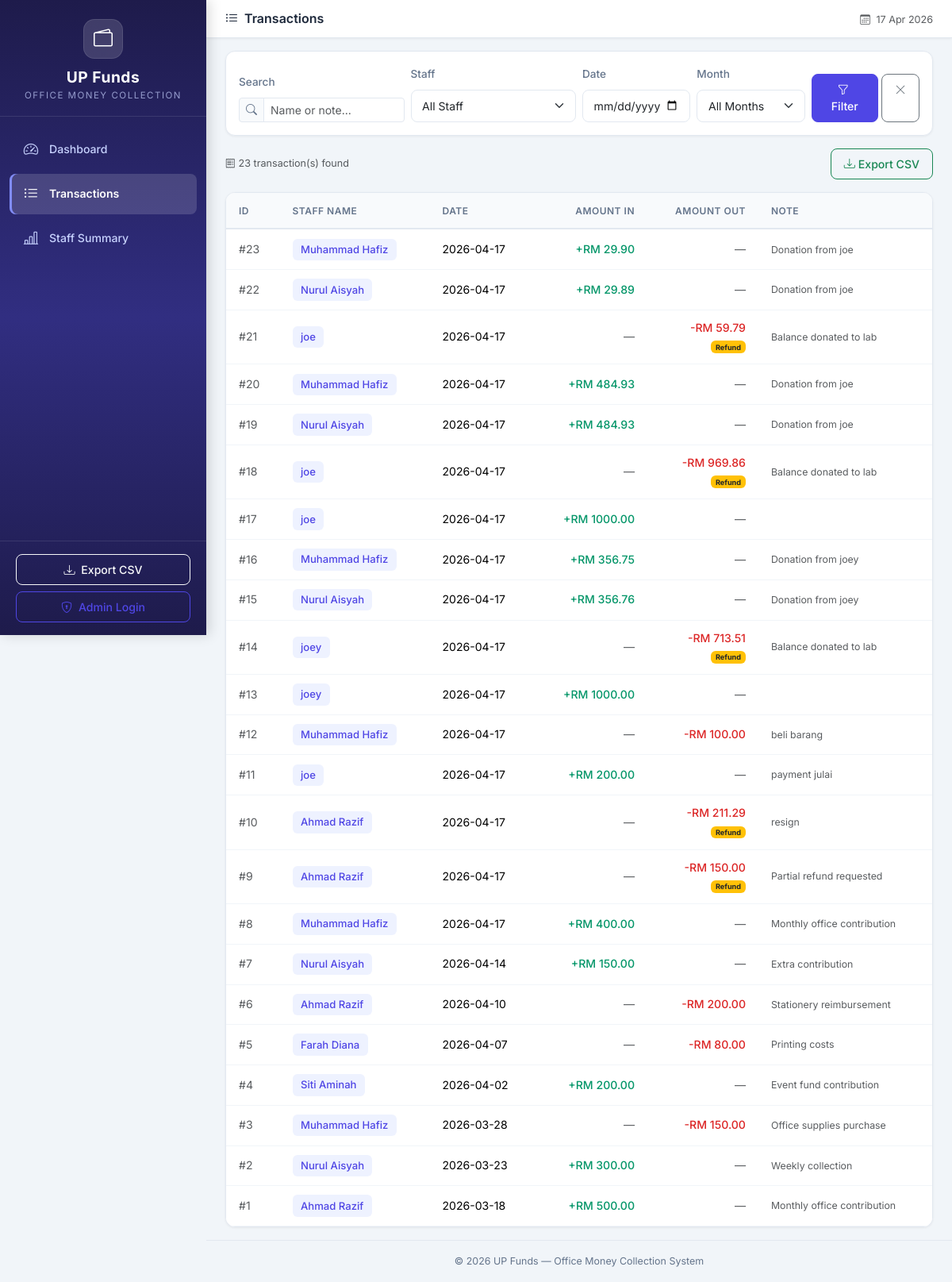
The app's page /transactions, older data.
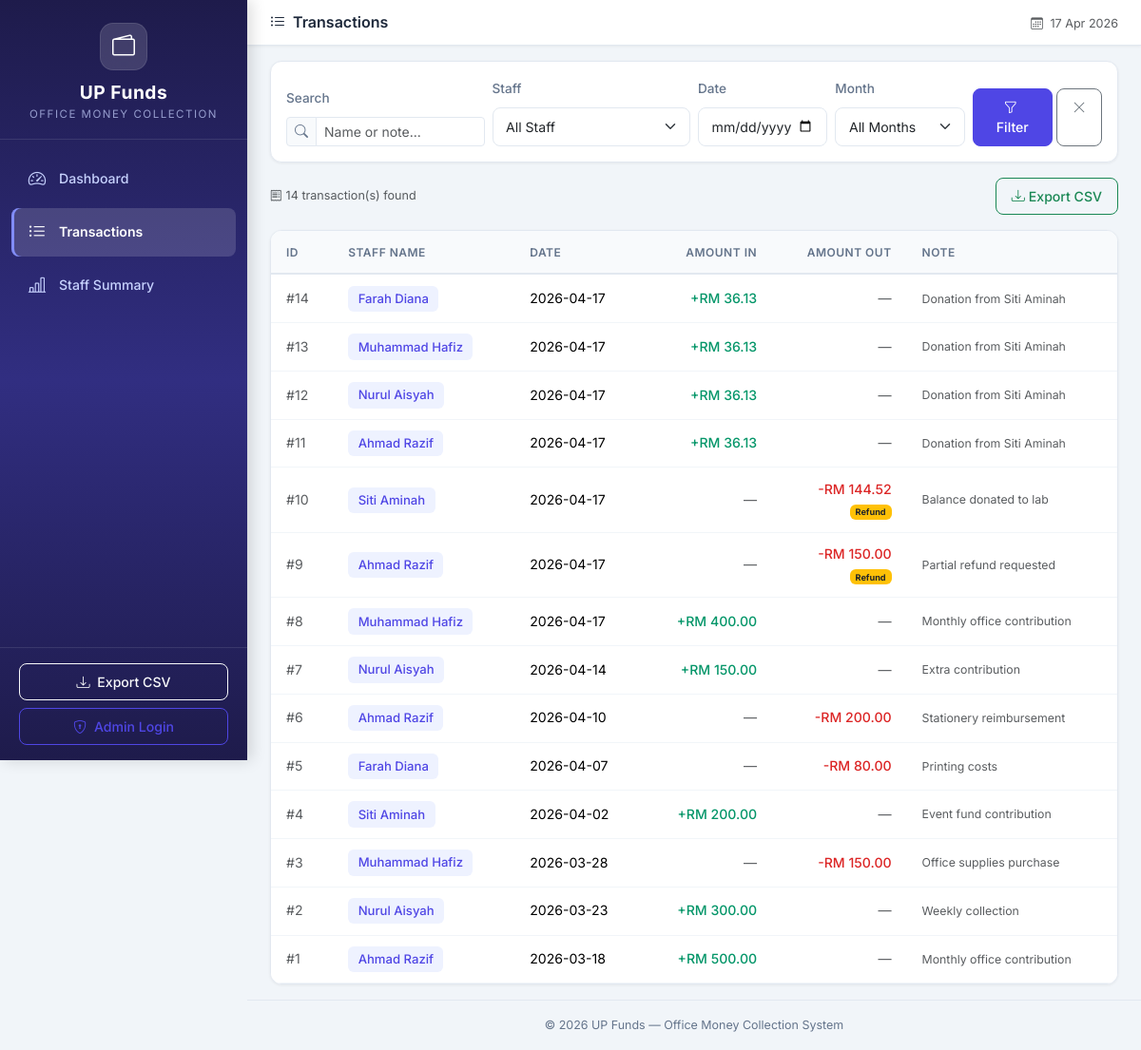
The same page, newer data.
### tables this page shows
CREATE TABLE cash_records (
            id INTEGER PRIMARY KEY AUTOINCREMENT,
            staff_id INTEGER NOT NULL,
            record_date DATE NOT NULL,
            amount_in REAL DEFAULT 0.00,
            amount_out REAL DEFAULT 0.00,
            expense_type TEXT DEFAULT 'shared',
            note TEXT DEFAULT '',
            created_at TIMESTAMP DEFAULT CURRENT_TIMESTAMP,
            updated_at TIMESTAMP DEFAULT CURRENT_TIMESTAMP,
            FOREIGN KEY (staff_id) REFERENCES staff(id)
        );

CREATE TABLE staff (
            id INTEGER PRIMARY KEY AUTOINCREMENT,
            name TEXT NOT NULL UNIQUE,
            is_active INTEGER DEFAULT 1,
            created_at TIMESTAMP DEFAULT CURRENT_TIMESTAMP
        );

### app.py (the view)
@app.route('/transactions')
def transactions():
    conn = get_db_connection()
    staff_filter = request.args.get('staff', '')
    date_filter = request.args.get('date', '')
    month_filter = request.args.get('month', '')
    search_query = request.args.get('search', '')
    query = '''
        SELECT cr.*, s.name as staff_name
        FROM cash_records cr
        JOIN staff s ON cr.staff_id = s.id
        WHERE 1=1
    '''
    params = []
    if staff_filter:
        query += ' AND cr.staff_id = ?'
        params.append(staff_filter)
    if date_filter:
        query += ' AND cr.record_date = ?'
        params.append(date_filter)
    if month_filter:
        query += " AND strftime('%Y-%m', cr.record_date) = ?"
        params.append(month_filter)
    if search_query:
        query += ' AND (s.name LIKE ? OR cr.note LIKE ?)'
        params.extend([f'%{search_query}%', f'%{search_query}%'])
    query += ' ORDER BY cr.record_date DESC, cr.id DESC'
    records = conn.execute(query, params).fetchall()
    staff_list = conn.execute('SELECT * FROM staff ORDER BY name').fetchall()
    months = conn.execute('''
        SELECT DISTINCT strftime('%Y-%m', record_date) as month
        FROM cash_records
        ORDER BY month DESC
    ''').fetchall()
    conn.close()
    return render_template('transactions.html',
                           records=records,
                           staff_list=staff_list,
                           months=months,
                           staff_filter=staff_filter,
                           date_filter=date_filter,
                           month_filter=month_filter,
                           search_query=search_query)

### app.py (called while the page is built)
@app.context_processor
def inject_now():
    is_admin = session.get('role') == 'admin'
    return {'now': datetime.now(), 'is_admin': is_admin}

### database.py (called while the page is built)
def get_db_connection():
    conn = sqlite3.connect(DATABASE_PATH)
    conn.row_factory = sqlite3.Row  # Access columns by name
    conn.execute("PRAGMA foreign_keys = ON")  # Enable foreign key support
    return conn

### templates/transactions.html (shortened to what this page needs)
{% extends 'base.html' %}
{% block page_title %}
    <i class="bi bi-list-ul me-2"></i>Transactions
{% endblock %}
{% block content %}
<div class="card content-card mb-3">
    <div class="card-body">
        <form method="GET" action="{{ url_for('transactions') }}" class="row g-2 align-items-end">
            <div class="col-md-3">
                <label class="form-label small fw-medium">Search</label>
                <div class="input-group input-group-sm">
                    <span class="input-group-text"><i class="bi bi-search"></i></span>
                    <input type="text" class="form-control" name="search"
                           placeholder="Name or note..." value="{{ search_query }}">
                </div>
            </div>
            <div class="col-md-3">
                <label class="form-label small fw-medium">Staff</label>
                <select class="form-select form-select-sm" name="staff">
                    <option value="">All Staff</option>
                </select>
            </div>
            <div class="col-md-2">
                <label class="form-label small fw-medium">Date</label>
                <input type="date" class="form-control form-control-sm" name="date" value="{{ date_filter }}">
            </div>
            <div class="col-md-2">
                <label class="form-label small fw-medium">Month</label>
                <select class="form-select form-select-sm" name="month">
                    <option value="">All Months</option>
                </select>
            </div>
            <div class="col-md-2 d-flex gap-1">
                <button type="submit" class="btn btn-primary btn-sm flex-fill">
                    <i class="bi bi-funnel me-1"></i>Filter
                </button>
                <a href="{{ url_for('transactions') }}" class="btn btn-outline-secondary btn-sm">
                    <i class="bi bi-x-lg"></i>
                </a>
            </div>
        </form>
    </div>
</div>
<div class="d-flex justify-content-between align-items-center mb-3">
    <span class="text-muted small">
        <i class="bi bi-receipt me-1"></i>{{ records|length }} transaction(s) found
    </span>
    <div class="d-flex gap-2">
        <a href="{{ url_for('export_csv') }}" class="btn btn-outline-success btn-sm">
            <i class="bi bi-download me-1"></i>Export CSV
        </a>
    </div>
</div>
<div class="card content-card">
    <div class="card-body p-0">
        {% if records %}
        <div class="table-responsive">
            <table class="table table-hover mb-0" id="transactionsTable">
                <thead>
                    <tr>
                        <th>ID</th>
                        <th>Staff Name</th>
                        <th>Date</th>
                        <th class="text-end">Amount In</th>
                        <th class="text-end">Amount Out</th>
                        <th>Note</th>
                    </tr>
                </thead>
                <tbody>
                    {% for record in records %}
                    <tr>
                        <td class="text-muted">#{{ record['id'] }}</td>
                        <td>
                            <span class="staff-badge">{{ record['staff_name'] }}</span>
                        </td>
                        <td>{{ record['record_date'] }}</td>
                        <td class="text-end">
                            {% if record['amount_in'] > 0 %}
                                <span class="amount-in fw-medium">+RM {{ "%.2f"|format(record['amount_in']) }}</span>
                            {% else %}
                                <span class="text-muted">—</span>
                            {% endif %}
                        </td>
                        <td class="text-end">
                            {% if record['amount_out'] > 0 %}
                                <span class="amount-out fw-medium">-RM {{ "%.2f"|format(record['amount_out']) }}</span>
                                {% if record['expense_type'] == 'personal' %}
                                    <br><span class="badge bg-warning text-dark" style="font-size: 0.65em;">Refund</span>
                                {% endif %}
                            {% else %}
                                <span class="text-muted">—</span>
                            {% endif %}
                        </td>
                        <td class="text-muted small">{{ record['note'][:40] }}{{ '...' if record['note']|length > 40 }}</td>
                    </tr>
                    {% endfor %}
                </tbody>
            </table>
        </div>
        {% endif %}
    </div>
</div>
{% endblock %}

### templates/base.html (shortened to what this page needs)
<!DOCTYPE html>
<html lang="en">
<head>
    <link href="https://cdn.jsdelivr.net/npm/bootstrap@5.3.3/dist/css/bootstrap.min.css" rel="stylesheet">
    <link href="https://cdn.jsdelivr.net/npm/bootstrap-icons@1.11.3/font/bootstrap-icons.min.css" rel="stylesheet">
    <link href="{{ url_for('static', filename='css/style.css') }}" rel="stylesheet">
</head>
<body>
    <nav id="sidebar" class="sidebar">
        <div class="sidebar-header">
            <div class="brand-icon">
                <i class="bi bi-wallet2"></i>
            </div>
            <h4 class="brand-title">UP Funds</h4>
            <p class="brand-subtitle">Office Money Collection</p>
        </div>
        <ul class="sidebar-nav">
            <li class="nav-item">
                <a href="{{ url_for('dashboard') }}"
                   class="nav-link {% if request.endpoint == 'dashboard' %}active{% endif %}">
                    <i class="bi bi-speedometer2"></i>
                    <span>Dashboard</span>
                </a>
            </li>
            <li class="nav-item">
                <a href="{{ url_for('transactions') }}"
                   class="nav-link {% if request.endpoint == 'transactions' %}active{% endif %}">
                    <i class="bi bi-list-ul"></i>
                    <span>Transactions</span>
                </a>
            </li>
            <li class="nav-item">
                <a href="{{ url_for('staff_summary') }}"
                   class="nav-link {% if request.endpoint == 'staff_summary' %}active{% endif %}">
                    <i class="bi bi-bar-chart-line"></i>
                    <span>Staff Summary</span>
                </a>
            </li>
        </ul>
        <div class="sidebar-footer">
            <a href="{{ url_for('export_csv') }}" class="btn btn-outline-light btn-sm w-100 mb-2">
                <i class="bi bi-download me-1"></i> Export CSV
            </a>
            {% if is_admin %}
                <a href="{{ url_for('logout') }}" class="btn btn-outline-danger btn-sm w-100">
                    <i class="bi bi-box-arrow-left me-1"></i> Logout
                </a>
            {% else %}
                <a href="{{ url_for('login') }}" class="btn btn-outline-primary btn-sm w-100">
                    <i class="bi bi-shield-lock me-1"></i> Admin Login
                </a>
            {% endif %}
        </div>
    </nav>
    <div class="main-content">
        <div class="topbar">
            <h5 class="topbar-title mb-0">{% block page_title %}Dashboard{% endblock %}</h5>
            <div class="topbar-right">
                <span class="text-muted small">
                    <i class="bi bi-calendar3 me-1"></i>
                    {{ now.strftime('%d %b %Y') if now else '' }}
                </span>
            </div>
        </div>
        <div class="container-fluid px-4 py-3">
            {% block content %}{% endblock %}
        </div>
        <footer class="app-footer">
            <p class="mb-0">&copy; 2026 UP Funds — Office Money Collection System</p>
        </footer>
    </div>
</body>
</html>

Row changes from the older to the newer data that the page shows:
removed cash_records: id "23", staff_name "Muhammad Hafiz", record_date "2026-04-17", amount_in "29.90", note "Donation from joe"
removed cash_records: id "22", staff_name "Nurul Aisyah", record_date "2026-04-17", amount_in "29.89", note "Donation from joe"
removed cash_records: id "21", staff_name "joe", record_date "2026-04-17", amount_out "59.79", expense_type "Refund", note "Balance donated to lab"
removed cash_records: id "20", staff_name "Muhammad Hafiz", record_date "2026-04-17", amount_in "484.93", note "Donation from joe"
removed cash_records: id "19", staff_name "Nurul Aisyah", record_date "2026-04-17", amount_in "484.93", note "Donation from joe"
removed cash_records: id "18", staff_name "joe", record_date "2026-04-17", amount_out "969.86", expense_type "Refund", note "Balance donated to lab"
removed cash_records: id "17", staff_name "joe", record_date "2026-04-17", amount_in "1000.00"
removed cash_records: id "16", staff_name "Muhammad Hafiz", record_date "2026-04-17", amount_in "356.75", note "Donation from joey"
removed cash_records: id "15", staff_name "Nurul Aisyah", record_date "2026-04-17", amount_in "356.76", note "Donation from joey"
changed cash_records id 14: staff_name "joey" → "Farah Diana"; amount_in (not shown) → "36.13"; note "Balance donated to lab" → "Donation from Siti Aminah"; amount_out "713.51" → (not shown); amount_in "—" → "+RM"; amount_out "-RM Refund" → "—"
changed cash_records id 13: staff_name "joey" → "Muhammad Hafiz"; amount_in "1000.00" → "36.13"; note (not shown) → "Donation from Siti Aminah"
changed cash_records id 12: staff_name "Muhammad Hafiz" → "Nurul Aisyah"; amount_in (not shown) → "36.13"; note "beli barang" → "Donation from Siti Aminah"; amount_out "100.00" → (not shown); amount_in "—" → "+RM"; amount_out "-RM" → "—"
changed cash_records id 11: staff_name "joe" → "Ahmad Razif"; amount_in "200.00" → "36.13"; note "payment julai" → "Donation from Siti Aminah"
changed cash_records id 10: staff_name "Ahmad Razif" → "Siti Aminah"; amount_out "211.29" → "144.52"; note "resign" → "Balance donated to lab"
Text that changed along with them:
{{ records|length }}: "23" → "14"
